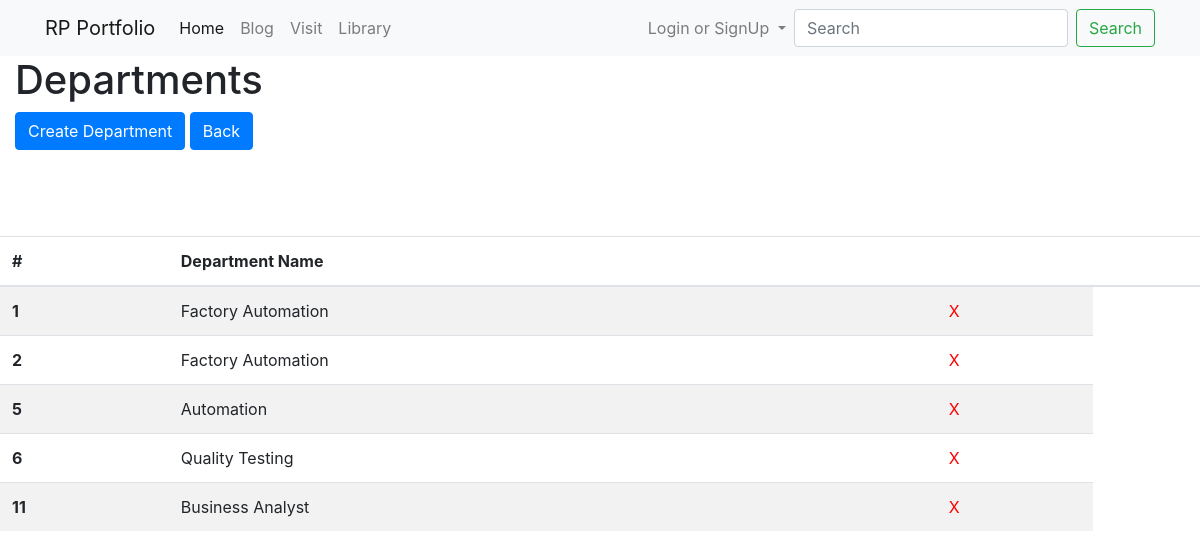
/visitor_app/view_all_department/, run on the app's committed database.
### visitor_app/models.py (models this page shows, shortened)
class Department(models.Model):
	department_name = models.CharField(max_length=25)

### visitor_app/views.py (the view)
# urls.py: path('view_all_department/',views.all_department,name="all_department"),
def all_department(request):
    department = Department.objects.all()
    context = {
        'department':department
    }
    return render(request,'all_department.html',context)

### visitor_app/templates/all_department.html
{% extends "base.html" %}
{% block page_content %}
<h1>Departments</h1>
<a href="{% url 'create_department'  %}" class="btn btn-primary">
Create Department
</a>
<a href="{% url 'visit_index'  %}" class="btn btn-primary">
Back
</a>
<br/>
<br/>
<div class="row">
    <table class="table table-striped">
        <thead>
            <tr>
                <th scope="col">#</th>
                <th scope="col">Department Name</th>
                <th scope="col"></th>
                <th scope="col"></th>
            </tr>
        </thead>
        <tbody>
            {% for line in department %}
                <tr>
                    <th scope="row">{{line.id}}</th>
                    <td> {{line.department_name}} </td>
                    <td><a href="{% url 'delete_department' line.id %}" style="color:red;"> X </a></td>
                </tr>
            {% endfor %}
        </tbody>
</div>
{% endblock %}

### data on the page
Department: id "1", department_name "Factory Automation"
Department: id "2", department_name "Factory Automation"
Department: id "5", department_name "Automation"
Department: id "6", department_name "Quality Testing"
Department: id "11", department_name "Business Analyst"
